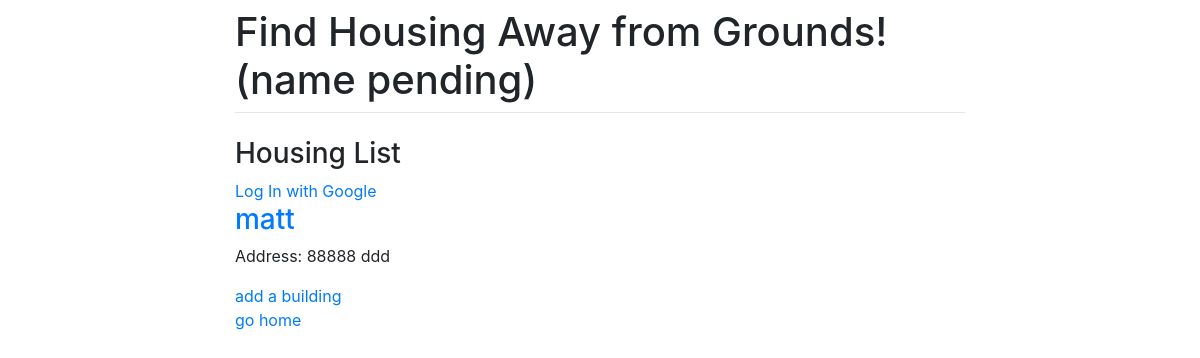
The app's page /, older data.
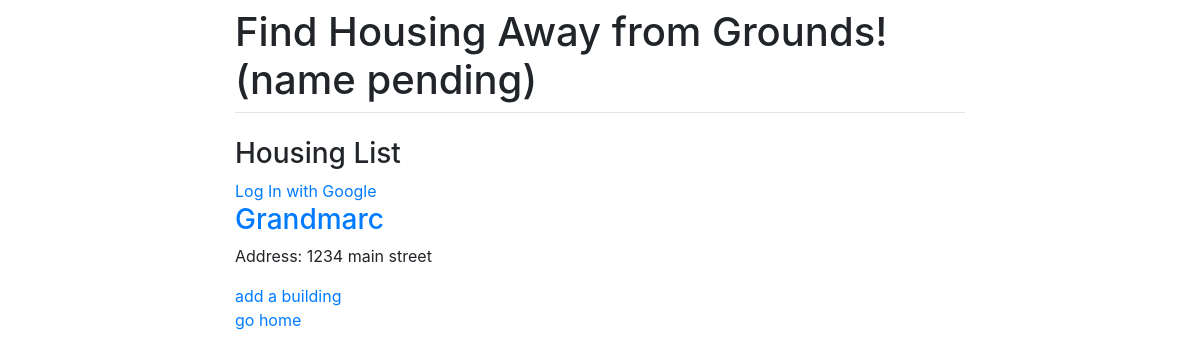
The same page, newer data.
### housing/models.py (models this page shows, shortened)
class Building(models.Model):
    name = models.CharField(max_length=100)
    address = models.CharField(max_length=500)
    image = models.ImageField(upload_to='images/')
    neighborhood = MultiSelectField(choices=MY_CHOICES, null=True)

### housing/views.py (the view)
# urls.py: path('', home, name='index'),
def home(request):
    buildings = Building.objects.all()
    return render(request,'home.html',{'buildings':buildings})

### housing/templates/home.html
{% extends 'base.html' %}
{% block content %}
<h3> Housing List </h3>
	{% if user.is_authenticated %}
		<p class="display-4">Hello, {{ user.username }}</p>
	{% else %}
		<a href="{% url 'social:begin' 'google-oauth2' %}">Log In with Google</a><br>
	{% endif %}
<div>
	{% if buildings %}
	    {%for building in buildings%}
	    <div class="petname">
	        <a href="{% url 'housing:building_detail' building.id %}">
	        <h3>{{ building.name }}</h3>
	        </a>
	        <p>Address: {{ building.address }}</p>
	    </div>
    	{%endfor%}
	{% else %}
		No buildings found. Want to <a href="{% url 'housing:add_building' %}">add one</a>?
	{% endif %}
</div>
<a href="{% url 'housing:add_building'%}">add a building</a>
{% endblock %}

Row changes from the older to the newer data that the page shows:
removed Building: name "matt", address "88888 ddd"
added Building: name "Grandmarc", address "1234 main street"
